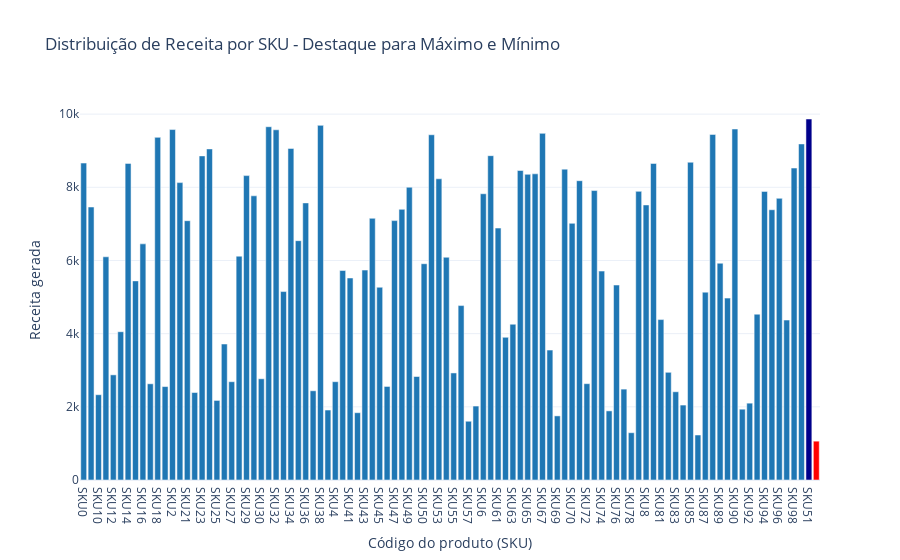

Notebook cell for this chart:
### Markdown cell above
**3.1 Análise de SKUs**

### Code cell
# Agrupando os dados por SKU e somando as receitas geradas 
Receitas_geradas_por_SKU = TabcadeiaSup.groupby('Código do produto (SKU)')['Receita gerada'].sum().reset_index()

# Identificando o valor máximo e mínimo
max_value = Receitas_geradas_por_SKU['Receita gerada'].max()
min_value = Receitas_geradas_por_SKU['Receita gerada'].min()

Receitas_geradas_por_SKU['Cor'] = Receitas_geradas_por_SKU['Receita gerada'].apply(lambda x: 'darkblue' if x == max_value else ('red' if x == min_value else '#1f77b4'))

# Criando o gráfico de barras
Receitas_geradas_por_SKU_chart = px.bar(Receitas_geradas_por_SKU, 
                        x='Código do produto (SKU)', 
                        y='Receita gerada', 
                        title='Distribuição de Receita por SKU - Destaque para Máximo e Mínimo',
                        color='Cor',
                        color_discrete_map={'darkblue':'darkblue', '#1f77b4':'#1f77b4', 'red':'red'})

Receitas_geradas_por_SKU_chart.update_layout(showlegend=False)

Receitas_geradas_por_SKU_chart.show()

### Figure 1 — Plotly figure (JSON) as saved in the notebook; plotly's stock layout.template omitted (floating-point values rounded to 4 significant figures)
{"data": [{"alignmentgroup": "True", "hovertemplate": "Cor=#1f77b4<br>Código do produto (SKU)=%{x}<br>Receita gerada=%{y}<extra></extra>", "legendgroup": "#1f77b4", "marker": {"color": "#1f77b4", "pattern": {"shape": ""}}, "name": "#1f77b4", "offsetgroup": "#1f77b4", "orientation": "v", "showlegend": true, "textposition": "auto", "type": "bar", "x": ["SKU0", "SKU1", "SKU10", "SKU11", "SKU12", "SKU13", "SKU14", "SKU15", "SKU16", "SKU17", "SKU18", "SKU19", "SKU2", "SKU20", "SKU21", "SKU22", "SKU23", "SKU24", "SKU25", "SKU26", "SKU27", "SKU28", "SKU29", "SKU3", "SKU30", "SKU31", "SKU32", "SKU33", "SKU34", "SKU35", "SKU36", "SKU37", "SKU38", "SKU39", "SKU4", "SKU40", "SKU41", "SKU42", "SKU43", "SKU44", "SKU45", "SKU46", "SKU47", "SKU48", "SKU49", "SKU5", "SKU50", "SKU52", "SKU53", "SKU54", "SKU55", "SKU56", "SKU57", "SKU58", "SKU6", "SKU60", "SKU61", "SKU62", "SKU63", "SKU64", "SKU65", "SKU66", "SKU67", "SKU68", "SKU69", "SKU7", "SKU70", "SKU71", "SKU72", "SKU73", "SKU74", "SKU75", "SKU76", "SKU77", "SKU78", "SKU79", "SKU8", "SKU80", "SKU81", "SKU82", "SKU83", "SKU84", "SKU85", "SKU86", "SKU87", "SKU88", "SKU89", "SKU9", "SKU90", "SKU91", "SKU92", "SKU93", "SKU94", "SKU95", "SKU96", "SKU97", "SKU98", "SKU99"], "xaxis": "x", "y": [8662.0, 7461.0, 2331.0, 6100.0, 2874.0, 4053.0, 8654.0, 5442.0, 6454.0, 2629.0, 9365.0, 2553.0, 9578.0, 8128.0, 7087.0, 2391.0, 8858.0, 9049.0, 2175.0, 3716.0, 2686.0, 6117.0, 8319.0, 7767.0, 2766.0, 9655.0, 9572.0, 5150.0, 9062.0, 6541.0, 7573.0, 2438.0, 9692.0, 1912.0, 2687.0, 5725.0, 5521.0, 1840.0, 5737.0, 7152.0, 5268.0, 2557.0, 7089.0, 7397.0, 8002.0, 2828.0, 5911.0, 9436.0, 8232.0, 6088.0, 2926.0, 4767.0, 1606.0, 2021.0, 7823.0, 8864.0, 6886.0, 3900.0, 4257.0, 8459.0, 8355.0, 8368.0, 9474.0, 3550.0, 1752.0, 8496.0, 7015.0, 8180.0, 2633.0, 7911.0, 5710.0, 1889.0, 5328.0, 2484.0, 1292.0, 7889.0, 7517.0, 8652.0, 4384.0, 2943.0, 2412.0, 2048.0, 8685.0, 1230.0, 5134.0, 9445.0, 5925.0, 4971.0, 9593.0, 1935.0, 2100.0, 4531.0, 7888.0, 7386.0, 7698.0, 4371.0, 8526.0, 9185.0], "yaxis": "y"}, {"alignmentgroup": "True", "hovertemplate": "Cor=darkblue<br>Código do produto (SKU)=%{x}<br>Receita gerada=%{y}<extra></extra>", "legendgroup": "darkblue", "marker": {"color": "darkblue", "pattern": {"shape": ""}}, "name": "darkblue", "offsetgroup": "darkblue", "orientation": "v", "showlegend": true, "textposition": "auto", "type": "bar", "x": ["SKU51"], "xaxis": "x", "y": [9866.0], "yaxis": "y"}, {"alignmentgroup": "True", "hovertemplate": "Cor=red<br>Código do produto (SKU)=%{x}<br>Receita gerada=%{y}<extra></extra>", "legendgroup": "red", "marker": {"color": "red", "pattern": {"shape": ""}}, "name": "red", "offsetgroup": "red", "orientation": "v", "showlegend": true, "textposition": "auto", "type": "bar", "x": ["SKU59"], "xaxis": "x", "y": [1062.0], "yaxis": "y"}], "layout": {"barmode": "relative", "legend": {"title": {"text": "Cor"}, "tracegroupgap": 0}, "showlegend": false, "title": {"text": "Distribuição de Receita por SKU - Destaque para Máximo e Mínimo"}, "xaxis": {"anchor": "y", "domain": [0, 1], "title": {"text": "Código do produto (SKU)"}}, "yaxis": {"anchor": "x", "domain": [0, 1], "title": {"text": "Receita gerada"}}}}
